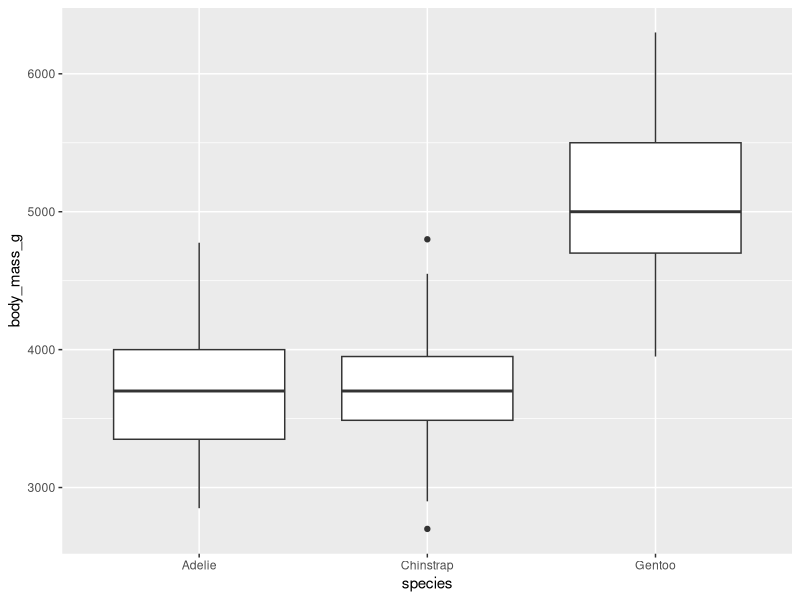
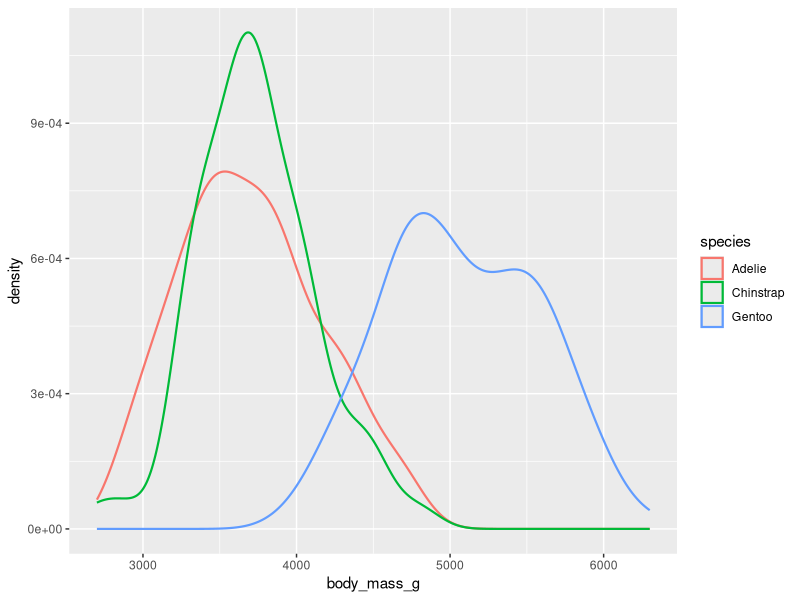
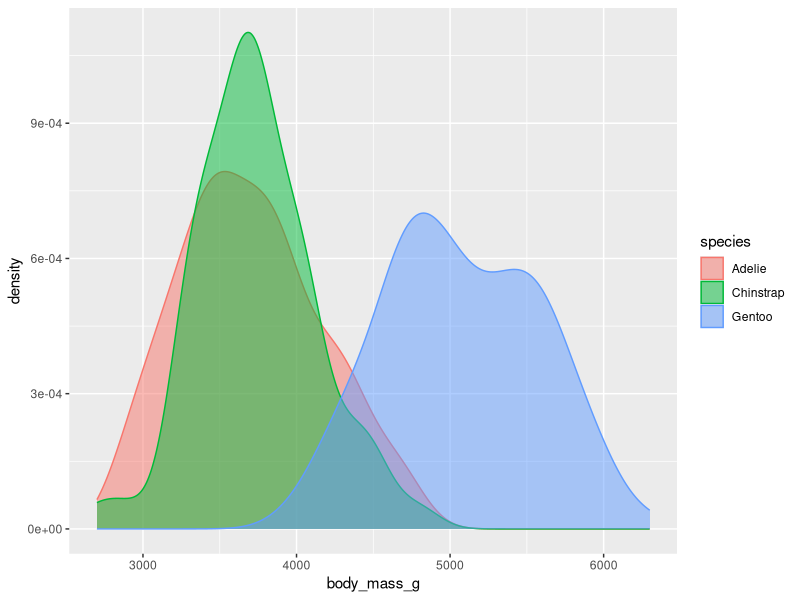
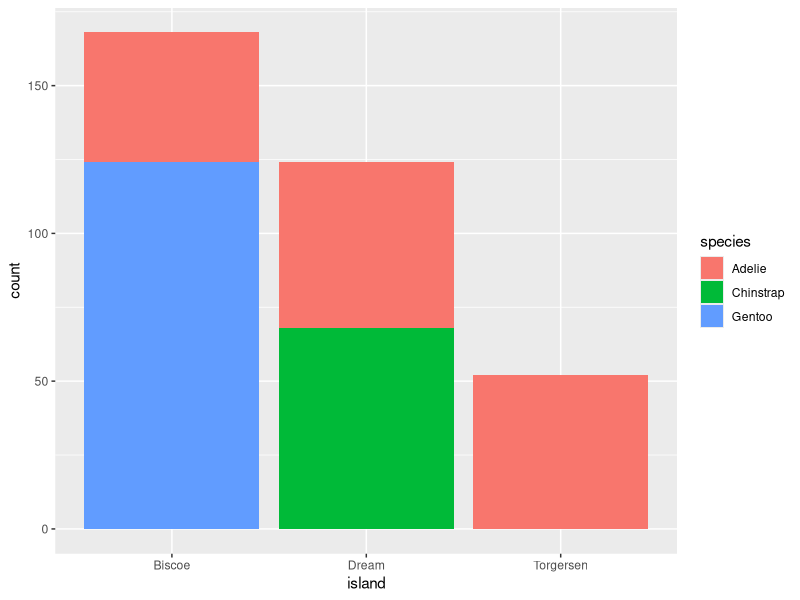
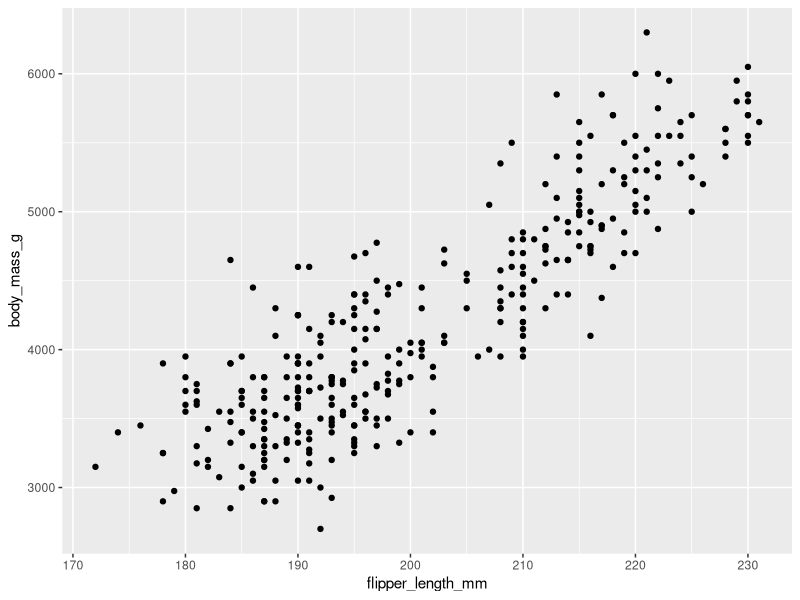
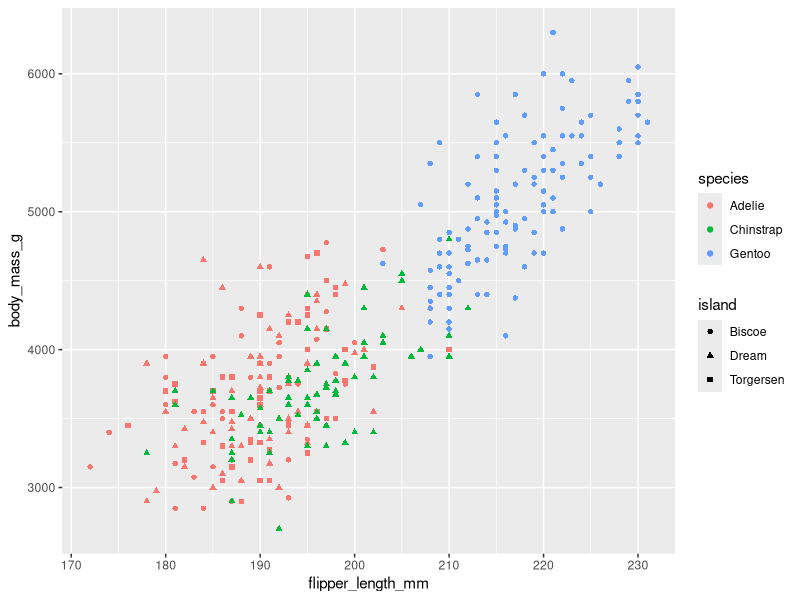
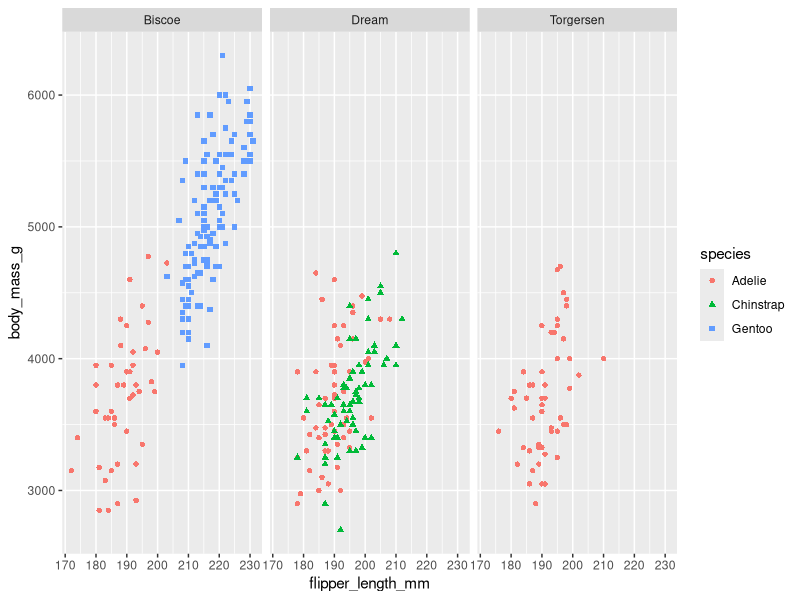

Generate these figures, in order, with R:
## ---- chunk 1
knitr::opts_chunk$set(echo = TRUE, warning = FALSE, message = FALSE)
## ---- chunk 2
library(tidyverse)
library(palmerpenguins)
library(ggthemes)
## ---- chunk 3
#| echo: false
## ---- chunk 4
p <- ggplot(penguins, aes(x = species, y = body_mass_g))
p + geom_boxplot()
## ---- chunk 5
p <- ggplot(penguins, aes(x = body_mass_g, color = species))
p + geom_density(linewidth = 0.75)
## ---- chunk 6
p <- ggplot(penguins, aes(x = body_mass_g, color = species, fill = species))
p + geom_density(alpha = 0.5)
## ---- chunk 7
p <- ggplot(penguins, aes(x = island, fill = species))
p + geom_bar()
## ---- chunk 8
p <- ggplot(penguins, aes(x = flipper_length_mm, y = body_mass_g))
p + geom_point()

# Scatterplot is the most commonly used
## ---- chunk 9
p <- ggplot(penguins, aes(x = flipper_length_mm, y = body_mass_g))
p + geom_point(aes(color = species, shape = island))

# Results in hard to read plot. Better use Facets
## ---- chunk 10
p <- ggplot(penguins, aes(x = flipper_length_mm, y = body_mass_g))
p + geom_point(aes(color = species, shape = species)) + facet_wrap(~island)
